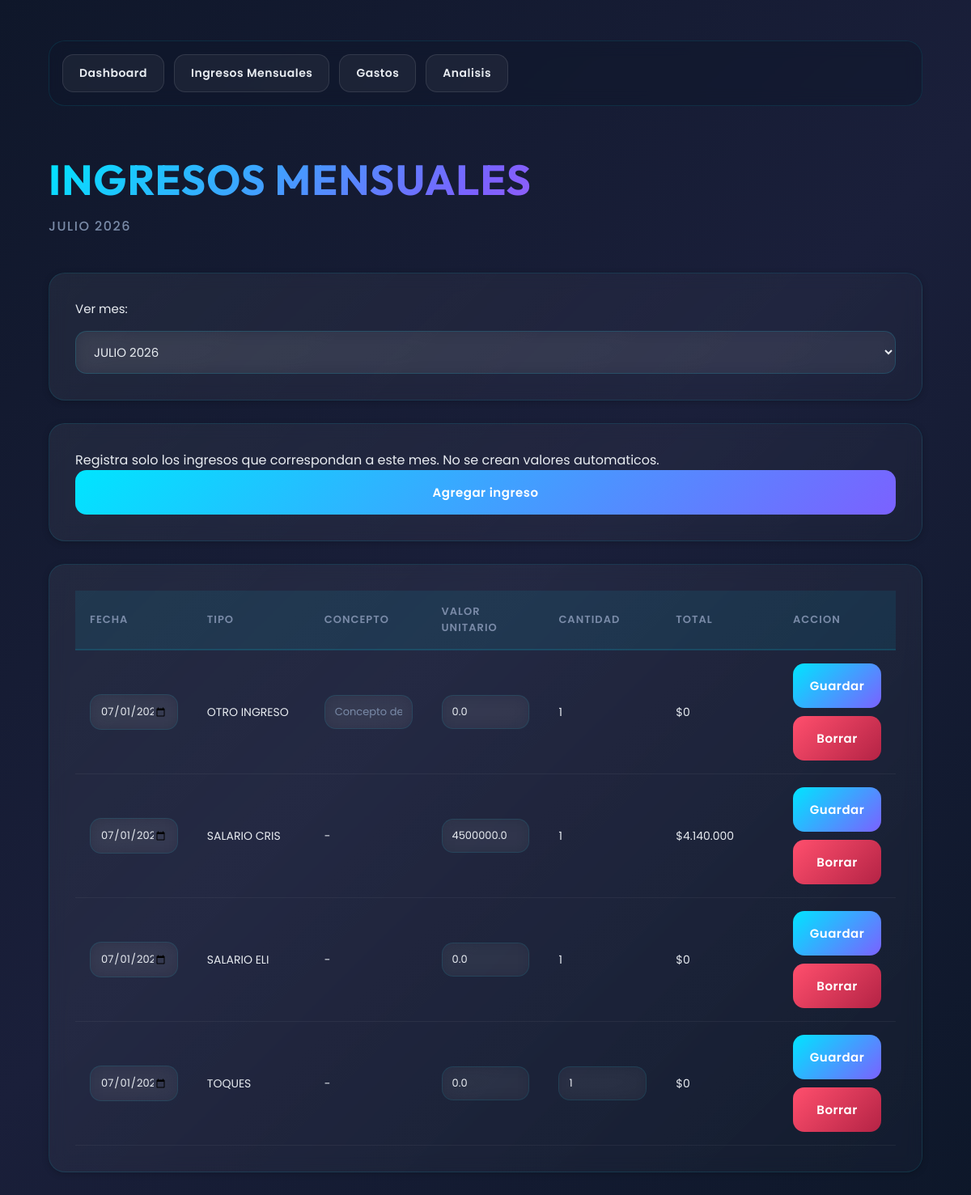
/ingresos_mensuales, run on the app's committed database.
### tables this page shows
CREATE TABLE ingresos (

        id INTEGER PRIMARY KEY AUTOINCREMENT,

        tipo_ingreso_id INTEGER,

        concepto_otro TEXT,

        valor_unitario REAL,

        cantidad INTEGER,

        total REAL,

        fecha TEXT, mes TEXT,

        FOREIGN KEY(tipo_ingreso_id)
        REFERENCES tipos_ingreso(id)
    );

CREATE TABLE tipos_ingreso (

        id INTEGER PRIMARY KEY AUTOINCREMENT,

        nombre TEXT UNIQUE NOT NULL,

        aplica_deduccion INTEGER NOT NULL,

        tipo_calculo TEXT NOT NULL,

        valor_unitario REAL DEFAULT 0
    );

### app.py (the view)
@app.route("/ingresos_mensuales")
def ingresos_mensuales():
    conn = get_connection()
    cur = conn.cursor()
    requested_mes = request.args.get("mes")
    default_mes = format_mes_label(datetime.now())
    mes_actual = requested_mes or default_mes
    if not parse_mes_label(mes_actual):
        mes_actual = default_mes
    fecha_inicio = parse_mes_label(mes_actual).strftime("%Y-%m-%d")
    available_meses = build_available_meses(cur, default_mes, mes_actual)
    tipos = cur.execute("""
        SELECT *
        FROM tipos_ingreso
        ORDER BY nombre
    """).fetchall()
    ingresos = cur.execute("""
        SELECT
            ingresos.*,
            tipos_ingreso.nombre AS tipo_nombre,
            tipos_ingreso.tipo_calculo
        FROM ingresos
        INNER JOIN tipos_ingreso
        ON ingresos.tipo_ingreso_id = tipos_ingreso.id
        WHERE ingresos.mes = ?
        ORDER BY tipos_ingreso.nombre
    """, (mes_actual,)).fetchall()
    conn.close()
    return render_template(
        "ingresos_mensuales.html",
        ingresos=ingresos,
        tipos=tipos,
        mes_actual=mes_actual,
        available_meses=available_meses,
        fecha_inicio=fecha_inicio
    )

### app.py (called while the page is built)
def get_connection():
    conn = sqlite3.connect(DB)
    conn.row_factory = sqlite3.Row
    return conn

def parse_mes_label(mes_label):
    if not mes_label:
        return None
    parts = mes_label.strip().upper().split()
    if len(parts) != 2:
        return None
    name, year = parts
    month = SPANISH_MONTHS.get(name) or ENGLISH_MONTHS.get(name)
    if not month:
        return None
    try:
        return datetime(int(year), month, 1)
    except ValueError:
        return None

def format_mes_label(date_obj):
    return f"{MONTH_NAMES[date_obj.month]} {date_obj.year}"

def format_pesos_colombianos(valor):
    return f"${valor:,.0f}".replace(",", ".")

def build_available_meses(cur, default_mes, extra_mes=None):
    available_meses = set()
    for row in cur.execute("SELECT mes FROM gastos").fetchall():
        if row["mes"]:
            available_meses.add(row["mes"].strip())
    for row in cur.execute("SELECT mes FROM ingresos").fetchall():
        if row["mes"]:
            available_meses.add(row["mes"].strip())
    available_meses.add(default_mes)
    if extra_mes:
        available_meses.add(extra_mes)
    return sorted(
        [m for m in available_meses if parse_mes_label(m)],
        key=lambda m: parse_mes_label(m),
        reverse=True
    )

### templates/ingresos_mensuales.html (shortened to what this page needs)
<!DOCTYPE html>
<html lang="es">
<head>
    <link rel="stylesheet" href="{{ url_for('static', filename='style.css') }}">
</head>
<body>
<div class="container">
    <div class="topbar">
        <a href="/">Dashboard</a>
        <a href="/ingresos_mensuales">Ingresos Mensuales</a>
        <a href="/gastos">Gastos</a>
        <a href="/analisis">Analisis</a>
    </div>
    <h1>INGRESOS MENSUALES</h1>
    <h2>{{ mes_actual }}</h2>
    <div class="box">
        <form method="GET" action="/ingresos_mensuales">
            <label class="month-filter">
                <span>Ver mes:</span>
                <select name="mes" onchange="this.form.submit()">
                    {% for mes in available_meses %}
                    <option value="{{ mes }}" {% if mes == mes_actual %}selected{% endif %}>
                        {{ mes }}
                    </option>
                    {% endfor %}
                </select>
            </label>
        </form>
    </div>
    <div class="box">
        <p>
            Registra solo los ingresos que correspondan a este mes. No se crean valores automaticos.
        </p>
        <button id="btnAgregarIngreso" onclick="document.getElementById('nuevoIngresoForm').style.display='block'; this.style.display='none';">
            Agregar ingreso
        </button>
    </div>
    <div class="box">
        <table class="table-7col-inputs">
            <thead>
                <tr>
                    <th>Fecha</th>
                    <th>Tipo</th>
                    <th>Concepto</th>
                    <th>Valor Unitario</th>
                    <th>Cantidad</th>
                    <th>Total</th>
                    <th>Accion</th>
                </tr>
            </thead>
            <tbody>
                {% for ingreso in ingresos %}
                <tr>
                    <td>
                        <input form="editar-ingreso-{{ ingreso.id }}" type="date" name="fecha" value="{{ ingreso.fecha }}" required>
                    </td>
                    <td>{{ ingreso.tipo_nombre }}</td>
                    <td>
                        {% if ingreso.tipo_calculo == 'otro' %}
                            <input form="editar-ingreso-{{ ingreso.id }}" type="text" name="concepto_otro" value="{{ ingreso.concepto_otro or '' }}" placeholder="Concepto del ingreso">
                        {% else %}
                            -
                        {% endif %}
                    </td>
                    <td>
                        {% if ingreso.tipo_calculo == 'toques' %}
                            <input form="editar-ingreso-{{ ingreso.id }}" type="number" step="0.01" name="valor_unitario" value="{{ ingreso.valor_unitario }}">
                        {% else %}
                            <input form="editar-ingreso-{{ ingreso.id }}" type="number" step="0.01" name="valor_manual" value="{{ ingreso.valor_unitario }}">
                        {% endif %}
                    </td>
                    <td>
                        {% if ingreso.tipo_calculo == 'toques' %}
                            <input form="editar-ingreso-{{ ingreso.id }}" type="number" name="cantidad" value="{{ ingreso.cantidad }}">
                        {% else %}
                            1
                        {% endif %}
                    </td>
                    <td>{{ ingreso.total|pesos }}</td>
                    <td class="actions-cell">
                        <form id="editar-ingreso-{{ ingreso.id }}" method="POST" action="/actualizar_ingreso_mensual">
                            <button type="submit">Guardar</button>
                        </form>
                        <form method="POST" action="/borrar_ingreso" onsubmit="return confirm('Borrar este ingreso?');">
                            <button type="submit" class="danger-button">Borrar</button>
                        </form>
                    </td>
                </tr>
                {% else %}
                <tr>
                    <td colspan="7">No hay ingresos registrados para este mes.</td>
                </tr>
                {% endfor %}
            </tbody>
        </table>
    </div>
</div>
</body>
</html>

### data on the page
ingresos: fecha "07/01/2026", tipo_nombre "OTRO INGRESO", valor_manual "0.0", total|pesos "$0"
ingresos: fecha "07/01/2026", tipo_nombre "SALARIO CRIS", valor_manual "4500000.0", total|pesos "$4.140.000"
ingresos: fecha "07/01/2026", tipo_nombre "SALARIO ELI", valor_manual "0.0", total|pesos "$0"
ingresos: fecha "07/01/2026", tipo_nombre "TOQUES", valor_unitario "0.0", cantidad "1", total|pesos "$0"

### other printed values
{{ mes_actual }} "JULIO 2026"
form field mes "JULIO 2026"
